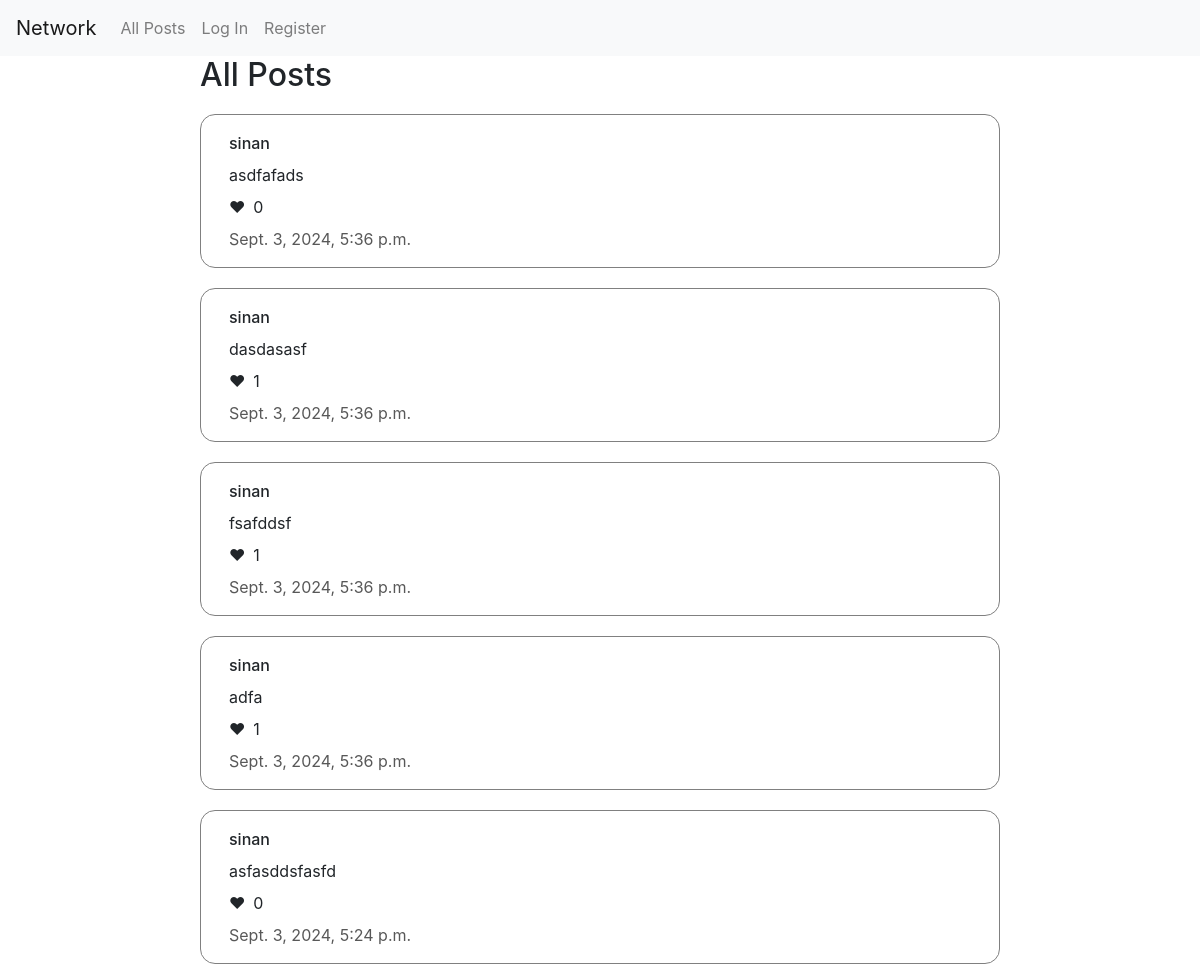
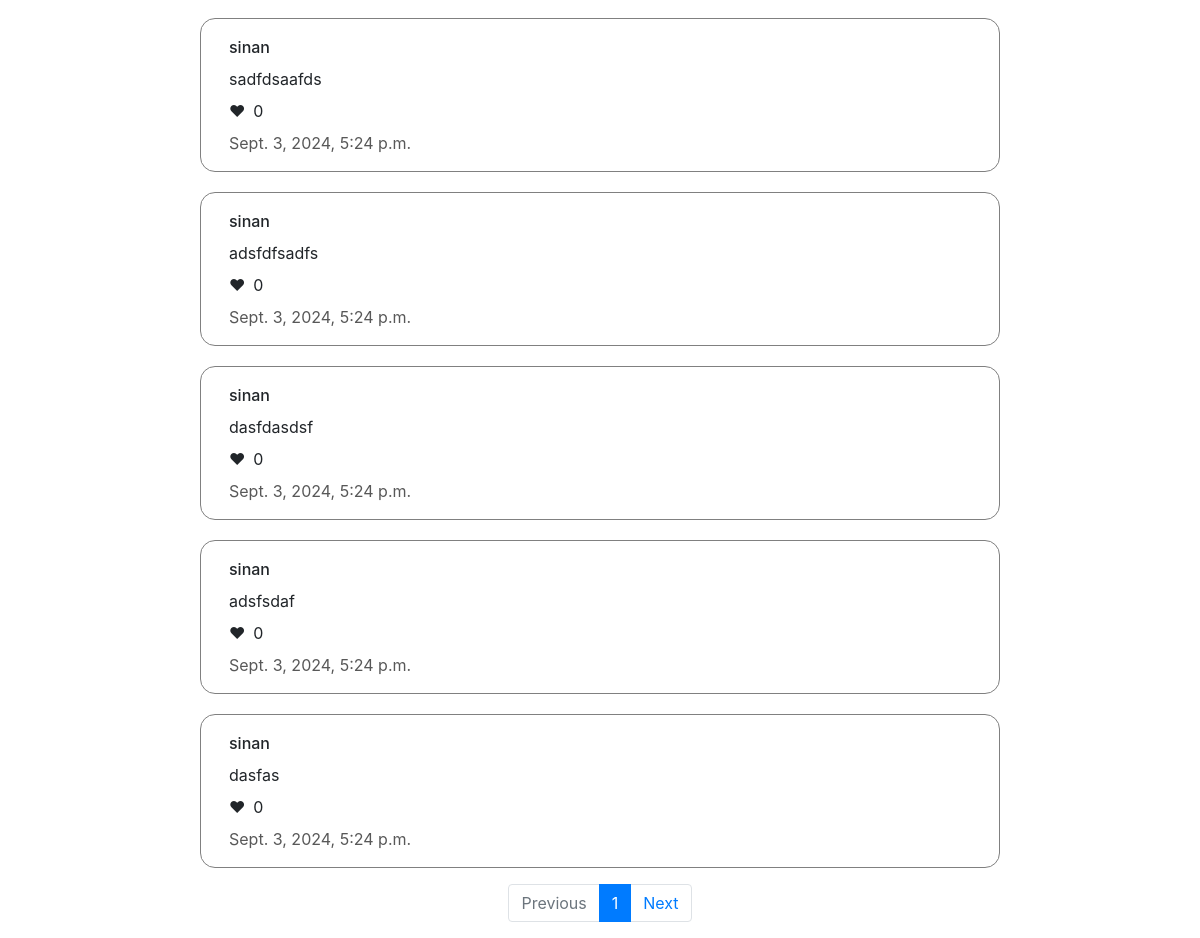
The page / on the database its author committed (2 pictures, top to bottom).
### network/models.py (models this page shows)
class Post(models.Model):
    content = models.CharField(max_length=256)
    like = models.PositiveIntegerField(default=0)
    owner = models.ForeignKey(User, related_name="owner", on_delete=models.CASCADE)
    time = models.DateTimeField(auto_now_add=True)

class User(AbstractUser):
    pass

### network/views.py (the view)
# urls.py: path("", views.index, name="index"),
def index(request):
    if request.method == "POST":
        user = User.objects.get(pk=request.user.id)
        content = request.POST["content"]
        post = Post.objects.create(content=content, owner=user)
        post.save()
        return HttpResponseRedirect(reverse("index"))
    posts = Post.objects.all().order_by("-time")
    paginator = Paginator(posts,10)
    page_num = request.GET.get('page')
    page_obj = paginator.get_page(page_num)
    return render(request, "network/index.html", {'page_obj': page_obj})

### network/templates/network/index.html (shortened to what this page needs)
{% extends "network/layout.html" %}
{% block body %}
    <main>
        <h2>All Posts</h2>
        {% for item in page_obj %}
        <div class="post">
        <p class="username">{{ item.owner.username }}</p>
        <p id="content">{{ item.content }}</p>
        {% if request.user.is_authenticated %}
        <p><button data-id={{item.id}} class="like-btn" id="like-btn">&#x2764;</button><span class="like-num">{{item.like}}</span></p>
        {% else %}
        <p>&#x2764;<span class="like-num">{{item.like}}</span></p>
        {% endif %}
        <p class="time">{{ item.time }}</p>
        </div>
        {% endfor %}
    </main>
    <footer>
        <nav class="page-nav" aria-label="Page navigation">
            <ul class="pagination justify-content-center">
                {% if page_obj.has_previous %}
                <li class="page-item"><a class="page-link" href="?page={{ page_obj.previous_page_number }}">Previous</a></li>
                {% else %}
                <li class="page-item disabled"><a class="page-link" href="">Previous</a></li>
                {% endif %}
                <li class="page-item active"><a class="page-link" href="?page={{ page_obj.number }}">{{ page_obj.number }}</a></li>
                {% if page_obj.has_next %}
                <li class="page-item"><a class="page-link" href="?page={{ page_obj.next_page_number }}">Next</a></li>
                {% else %}
                <li class="page-item disabled"><a class="page-link" href="">Next</a></li>
                {% endif %}
            </ul>
        </nav>
    </footer>
{% endblock %}

### network/static/network/styles.css (style rules this page uses)
* { margin: 0; padding: 0; box-sizing: border-box; }
body { min-height: 100vh; }
main { max-width: 800px; margin: 0 auto; }
footer { margin-top: 1em; }
p { margin: 0.5em 0.5em; }
.like-num { margin-left: 0.5em; }
#content::placeholder { text-align: right; transform: translateY(200%); }
.username { font-weight: 500; margin-bottom: 0; }
.time { color: rgb(88, 88, 88); }
.post { border: 1px solid gray; border-radius: 15px; margin-top: clamp(1em, 2.5vh, 1.5em); padding: 0.5em 2.5% }

### rows shown on the page
Post: owner.username "sinan", content "asdfafads", like "0", time "Sept. 3, 2024, 5:36 p.m."
Post: owner.username "sinan", content "dasdasasf", like "1", time "Sept. 3, 2024, 5:36 p.m."
Post: owner.username "sinan", content "fsafddsf", like "1", time "Sept. 3, 2024, 5:36 p.m."
Post: owner.username "sinan", content "adfa", like "1", time "Sept. 3, 2024, 5:36 p.m."
Post: owner.username "sinan", content "asfasddsfasfd", like "0", time "Sept. 3, 2024, 5:24 p.m."
Post: owner.username "sinan", content "sadfdsaafds", like "0", time "Sept. 3, 2024, 5:24 p.m."
Post: owner.username "sinan", content "adsfdfsadfs", like "0", time "Sept. 3, 2024, 5:24 p.m."
Post: owner.username "sinan", content "dasfdasdsf", like "0", time "Sept. 3, 2024, 5:24 p.m."
Post: owner.username "sinan", content "adsfsdaf", like "0", time "Sept. 3, 2024, 5:24 p.m."
Post: owner.username "sinan", content "dasfas", like "0", time "Sept. 3, 2024, 5:24 p.m."

### other values the page prints
{{ page_obj.number }} "1"
